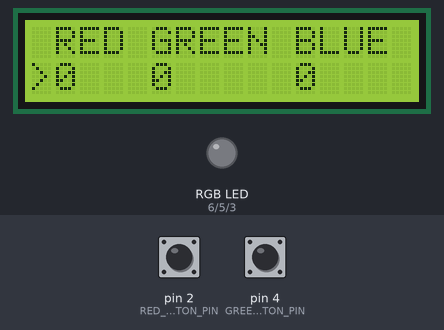
Recording of a sketch running on a simulated Arduino Uno, built with avr-gcc and run on an emulated ATmega328P. On the bench: 16×2 character LCD, an RGB LED mixed from three pins (HIGH = lit). Inputs (shaded band) come from the test bench; at power-on: pin 4 (GREEN_BUTTON_PIN) HIGH, pin 2 (RED_BUTTON_PIN) HIGH. Dim RGB values are drawn brighter than linear.

Above: at 1.2 s.
1.3 s: pin 4 (GREEN_BUTTON_PIN) pulled LOW for 1 s
At 3.0 s:
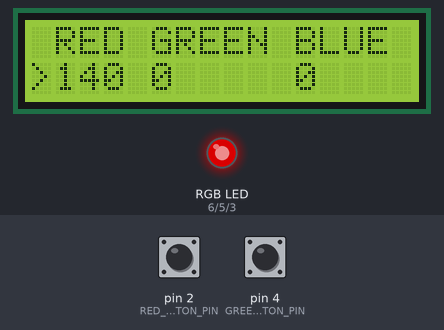
3.8 s: pin 4 (GREEN_BUTTON_PIN) pulled LOW for 3.2 s
At 8.0 s:
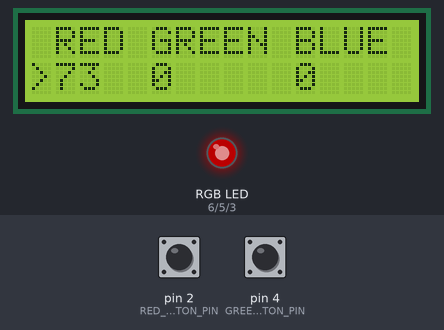
10.0 s: pin 2 (RED_BUTTON_PIN) pulled LOW for 0.15 s
At 10.5 s:
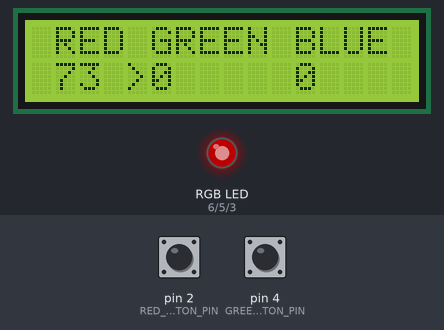
11.6 s: pin 4 (GREEN_BUTTON_PIN) pulled LOW for 0.15 s
At 13.1 s:
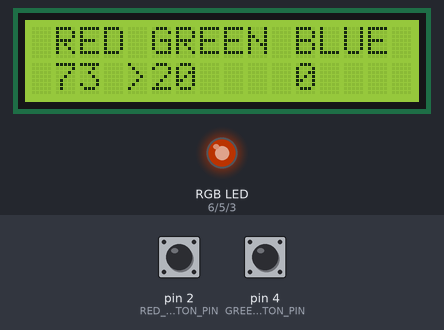
13.4 s: pin 4 (GREEN_BUTTON_PIN) pulled LOW for 1 s
At 15.0 s:
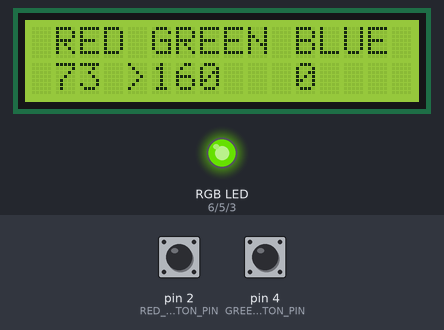
15.9 s: pin 4 (GREEN_BUTTON_PIN) pulled LOW for 1 s
At 17.9 s:
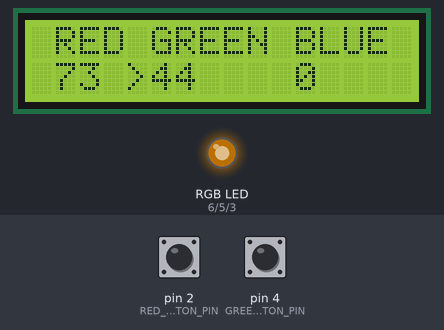
Timing chart, 0 to 19.4 s (numbered marks = the images above; inputs shaded):
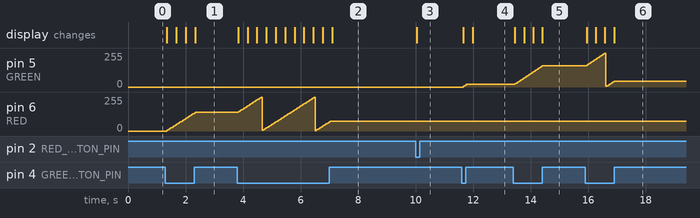

The sketch:

3_2.ino
```cpp
#include <Wire.h>
#include <LiquidCrystal_I2C.h>
#include <math.h>

LiquidCrystal_I2C lcd(0x27, 16, 2);

#define RED_BUTTON_PIN 2
#define GREEN_BUTTON_PIN 4

#define RED 6
#define GREEN 5
#define BLUE 3

int greenButtonState = HIGH;
int lastGreenButtonState = HIGH;

int redButtonState = HIGH;
int lastRedButtonState = HIGH;

unsigned long lastGreenDebounceTime = 0;
unsigned long lastRedDebounceTime = 0;
unsigned long debounceDelay = 50;

unsigned long red_val = 0;
unsigned long green_val = 0;
unsigned long blue_val = 0;

int color_index = 0;

void setup()
{
  Serial.begin(9600);

  pinMode(GREEN_BUTTON_PIN, INPUT_PULLUP);
  pinMode(RED_BUTTON_PIN, INPUT_PULLUP);

  pinMode(RED, OUTPUT);
  pinMode(GREEN, OUTPUT);
  pinMode(BLUE, OUTPUT);

  initLCD();
}

void initLCD()
{
  lcd.init();
  lcd.clear();
  lcd.backlight();
}

void drawIndicator(bool red, bool green, bool blue) {
  lcd.setCursor(0,1);
  lcd.print(" ");
  lcd.setCursor(4,1);
  lcd.print(" ");
  lcd.setCursor(10,1);
  lcd.print(" ");

  if(red) {
    lcd.setCursor(0,1);
    lcd.print(">");
  }

  if(green) {
    lcd.setCursor(4,1);
    lcd.print(">");
  }

  if(blue) {
    lcd.setCursor(10,1);
    lcd.print(">");
  }
}

void output(long red, long green, long blue, int color_index) {
  lcd.setCursor(1,0);
  lcd.print("RED");

  lcd.setCursor(5,0);
  lcd.print("GREEN");

  lcd.setCursor(11,0);
  lcd.print("BLUE");

  lcd.setCursor(1,1);
  lcd.print(red);

  if(red < 10) {
    lcd.setCursor(2,1);
    lcd.print(" ");
  }

  if(red < 100) {
    lcd.setCursor(3,1);
    lcd.print(" ");
  }

  lcd.setCursor(5,1);
  lcd.print(green);

  if(green < 10) {
    lcd.setCursor(6,1);
    lcd.print(" ");
  }

  if(green < 100) {
    lcd.setCursor(7,1);
    lcd.print(" ");
  }

  lcd.setCursor(11,1);
  lcd.print(blue);

  if(blue < 10) {
    lcd.setCursor(12,1);
    lcd.print(" ");
  }

  if(blue < 100) {
    lcd.setCursor(13,1);
    lcd.print(" ");
  }


  switch(color_index){
    case 0: {
      drawIndicator(1, 0, 0);
      break;
    }
    case 1: {
      drawIndicator(0, 1, 0);
      break;
    }
    case 2: {
      drawIndicator(0, 0, 1);
      break;
    }
  }
}

unsigned long addition = 5;

void loop()
{
  output(red_val, green_val, blue_val, color_index);

  analogWrite(RED, red_val);
  analogWrite(GREEN, green_val);
  analogWrite(BLUE, blue_val);

  int greenReading = digitalRead(GREEN_BUTTON_PIN);
  int redReading = digitalRead(RED_BUTTON_PIN);

if (greenReading != lastGreenButtonState)
  {
    lastGreenDebounceTime = millis();
  }

  if (redReading != lastRedButtonState)
  {
    lastRedDebounceTime = millis();
  }

   if ((millis() - lastGreenDebounceTime) > debounceDelay)
  {
    if (greenReading != greenButtonState)
    {
      greenButtonState = greenReading;
    }
  }

  if ((millis() - lastRedDebounceTime) > debounceDelay)
  {
    if (redReading != redButtonState)
    {
      redButtonState = redReading;
    }
  }

  if(greenReading != lastGreenButtonState) {
    if(greenReading == LOW) {
      switch(color_index){
    case 0: {
      red_val = (red_val + addition) % 256;
      break;
    }
    case 1: {
      green_val = (green_val + addition) % 256;
      break;
    }
    case 2: {
      blue_val = (blue_val + addition) % 256;
      break;
    }
  }
    }
  }

  if(redReading != lastRedButtonState) {
    if(redReading == LOW) {
      color_index = (color_index + 1) % 3;
      // Serial.println("RED");

      // lcd.clear();
    }
  }

  lastRedButtonState = redReading;
}
```

Measured:
- after the input at 1.3 s, pin 6 (RED): moves from 0/255 to 140/255 over 0.98 s, starting after 0.05 s; the display: first changes after 0.05 s (image 1 shows a later state)
- after the input at 3.8 s, pin 6 (RED): ramps from 3/255 to 255/255 and jumps back, once every 1.8 s; the display: first changes at once (image 2 shows a later state)
- after the input at 10.0 s, the display: changes at once (image 3)
- after the input at 11.6 s, pin 5 (GREEN): 0/255 → 20/255 after 0.06 s; the display: first changes after 0.06 s (image 4 shows a later state)
- after the input at 13.4 s, pin 5 (GREEN): moves from 20/255 to 160/255 over 0.96 s, starting after 0.05 s; the display: first changes after 0.05 s (image 5 shows a later state)
- after the input at 15.9 s, the display: first changes after 0.05 s (image 6 shows a later state)
